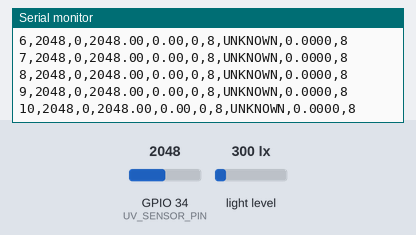
A sketch run on a simulated ESP32. On the bench: the last lines printed to the serial monitor. The test bench sets the inputs (shaded band); at power-on: GPIO 34 (UV_SENSOR_PIN) = 2048, light level 300 lx (analog values on the 0–4095 scale).

Above: at 1.2 s.
1.3 s: GPIO 34 (UV_SENSOR_PIN) set to 242
At 1.31 s:
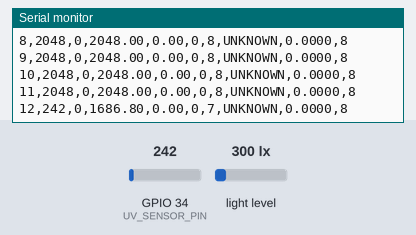
2.8 s: GPIO 34 (UV_SENSOR_PIN) set to 210
At 3.51 s:
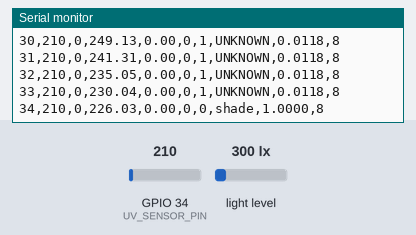
Timing chart, 0 to 5.8 s (numbered marks = the images above; inputs shaded):
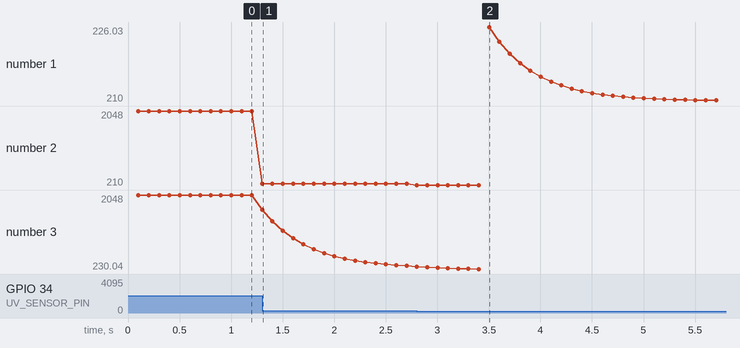

Measured:
- the behaviour switches between 227 and 226 on GPIO 34 (UV_SENSOR_PIN) (found by bisection; images 1 and 2)
- after the input at 1.3 s, the serial monitor: prints a new line at once (image 1)
- plotted number 2: 2048 → 242 after the input at 1.3 s
- plotted number 3: 2048 → 305.54 after the input at 1.3 s

The sketch:

LightClassifierCode.ino
```cpp
#include <Wire.h>
#include <Adafruit_Sensor.h>
#include <Adafruit_TSL2591.h>
#include "model.h"

// Initialize the infrared light sensor
Adafruit_TSL2591 lightSensor = Adafruit_TSL2591(2591);

// Sensor and communication pins
const int UV_SENSOR_PIN = 34;
const int I2C_SDA_PIN = 21;
const int I2C_SCL_PIN = 22;

// Sampling and filtering configuration
const float FILTER_ALPHA = 0.2f;
const unsigned long SAMPLE_PERIOD = 100;

// Store the filtered sensor measurements
float filteredUV = -1.0f;
float filteredIR = -1.0f;

// Keep track of sampling time and sample number
unsigned long previousSampleTime = 0;
unsigned long sampleCount = 0;


// Classify the sensor readings using the generated lookup table.
// Returns -1 if the prediction does not meet the rejection threshold.
int classifySensors(float uvValue, float irValue,
                    int &gridRow, int &gridCol, float &confidence) {

  // Apply the same normalization used during model training.
  float scaledUV =
      (uvValue - SCALE_BOUNDS[0]) /
      (SCALE_BOUNDS[1] - SCALE_BOUNDS[0]);

  float scaledIR =
      (log1pf(irValue) - SCALE_BOUNDS[2]) /
      (SCALE_BOUNDS[3] - SCALE_BOUNDS[2]);

  // Convert normalized values into lookup-table coordinates.
  gridCol = constrain(
      (int)(scaledUV * GRID_N), 0, GRID_N - 1
  );

  gridRow = constrain(
      (int)(scaledIR * GRID_N), 0, GRID_N - 1
  );

  // Search for the class with the highest stored value.
  int predictedClass = -1;
  confidence = -1.0f;

  for (int classIndex = 0; classIndex < NUM_CLASSES; classIndex++) {

    float currentValue =
        pgm_read_byte(
            &CLASS_TABLE[classIndex][gridRow][gridCol]
        ) / 255.0f;

    if (currentValue > confidence) {
      confidence = currentValue;
      predictedClass = classIndex;
    }
  }

  // Reject predictions below the configured threshold.
  if (confidence < REJECT_TAU) {
    return -1;
  }

  return predictedClass;
}


void setup() {

  Serial.begin(115200);

  // Configure the ESP32 analog-to-digital converter.
  analogReadResolution(12);

  // Start I2C communication with the infrared sensor.
  Wire.begin(I2C_SDA_PIN, I2C_SCL_PIN);

  if (!lightSensor.begin()) {
    Serial.println("# ERROR: TSL2591 not found.");

    while (true) {
      delay(1000);
    }
  }

  // These settings must match the data-collection sketch.
  lightSensor.setGain(TSL2591_GAIN_MED);
  lightSensor.setTiming(TSL2591_INTEGRATIONTIME_100MS);

  // Output column names for CSV logging.
 Serial.println("idx,rawUV,rawIR,uv,ir,row,col,class,confidence,latency_us");
}


void loop() {

  // Wait until the next sampling interval.
  unsigned long currentTime = millis();

  if (currentTime - previousSampleTime < SAMPLE_PERIOD) {
    return;
  }

  previousSampleTime = currentTime;

  // Read the ultraviolet sensor.
  int uvReading = analogRead(UV_SENSOR_PIN);

  // Read the infrared sensor.
  uint32_t lightData = lightSensor.getFullLuminosity();
  uint16_t irReading = lightData >> 16;

  // Initialize the filters with the first sensor readings.
  if (filteredUV < 0.0f) {

    filteredUV = uvReading;
    filteredIR = irReading;

  } else {

    // Apply exponential moving average filtering.
    filteredUV =
        FILTER_ALPHA * uvReading +
        (1.0f - FILTER_ALPHA) * filteredUV;

    filteredIR =
        FILTER_ALPHA * irReading +
        (1.0f - FILTER_ALPHA) * filteredIR;
  }

  // Variables used to store classification results.
  int detectedRow;
  int detectedCol;
  float predictionValue;

  // Measure classification execution time only.
  unsigned long startMicros = micros();

  int detectedClass = classifySensors(
      filteredUV,
      filteredIR,
      detectedRow,
      detectedCol,
      predictionValue
  );

  unsigned long classificationTime = micros() - startMicros;

  // Print the classification results as a CSV row.
  // Output raw and filtered sensor readings with classification results.
  Serial.print(sampleCount++);
  Serial.print(",");

  // Raw sensor readings before filtering
  Serial.print(uvReading);
  Serial.print(",");
  Serial.print(irReading);
  Serial.print(",");

  // Filtered sensor readings
  Serial.print(filteredUV, 2);
  Serial.print(",");
  Serial.print(filteredIR, 2);
  Serial.print(",");

  // Lookup-table coordinates
  Serial.print(detectedRow);
  Serial.print(",");
  Serial.print(detectedCol);
  Serial.print(",");

  // Predicted class
  if (detectedClass < 0) {
    Serial.print("UNKNOWN");
  } else {
    Serial.print(CLASS_NAMES[detectedClass]);
  }

  Serial.print(",");

  // Classification confidence score
  Serial.print(predictionValue, 4);
  Serial.print(",");

  // Classification execution time in microseconds
  Serial.println(classificationTime);
}
```

Source omitted: model.h (data table, 3309 bytes)
